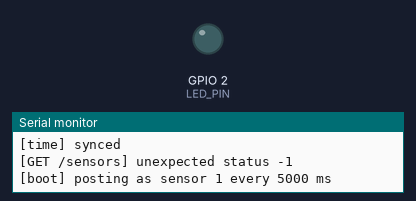
This program was run on a simulated ESP32. Shown: output pins drawn as LEDs (lit = HIGH), the last lines printed to the serial monitor. WiFi joins after 1.5 s; servers stay silent unless stated; uploads are accepted with an empty reply; the local clock reads 2024-03-15 10:24:30 at power-on unless the program sets it; random numbers use the default seed unless the program sets one.

Above: at 4.0 s.
At 5.24 s:
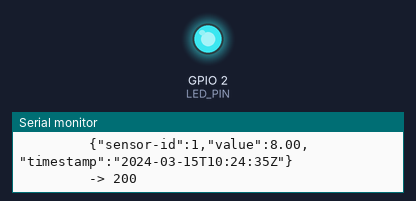
Timing chart, 0 to 9.3 s (numbered marks = the images above):
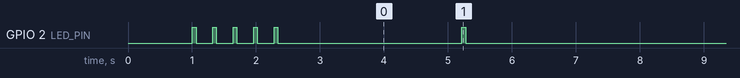

The program:

main.cpp
```cpp
#include <Arduino.h>
#include <WiFi.h>
#include <HTTPClient.h>
#include <ArduinoJson.h>
#include <time.h>

#ifndef API_BASE_URL
#define API_BASE_URL "https://your-tunnel.example.com"
#endif

#ifndef WIFI_SSID
#define WIFI_SSID "Wokwi-GUEST"
#endif

#ifndef WIFI_PASSWORD
#define WIFI_PASSWORD ""
#endif

#ifndef WIFI_CHANNEL
#define WIFI_CHANNEL 6
#endif

static const int LED_PIN = 2;
static const int SENSOR_ID = 1;
static const unsigned long POST_INTERVAL_MS = 5000;
static const int MAX_SENSORS = 16;

static unsigned long lastPostAt = 0;
static int activeSensorId = SENSOR_ID;
static float currentValue = 20.0f;

static void blink(int times) {
  for (int i = 0; i < times; i++) {
    digitalWrite(LED_PIN, HIGH);
    delay(60);
    digitalWrite(LED_PIN, LOW);
    delay(60);
  }
}

static void connectWifi() {
  if (WiFi.status() == WL_CONNECTED) {
    return;
  }

  Serial.printf("[wifi] connecting to %s\n", WIFI_SSID);
  WiFi.mode(WIFI_STA);
  WiFi.begin(WIFI_SSID, WIFI_PASSWORD, WIFI_CHANNEL);

  unsigned long startedAt = millis();
  while (WiFi.status() != WL_CONNECTED && millis() - startedAt < 20000UL) {
    blink(1);
    delay(200);
  }

  if (WiFi.status() == WL_CONNECTED) {
    Serial.printf("[wifi] connected, ip %s\n", WiFi.localIP().toString().c_str());
  } else {
    Serial.println("[wifi] connection failed");
  }
}

static void syncTime() {
  configTime(0, 0, "pool.ntp.org", "time.nist.gov");
  unsigned long startedAt = millis();
  while (time(nullptr) < 1600000000 && millis() - startedAt < 5000UL) {
    delay(250);
  }
  Serial.println(time(nullptr) >= 1600000000 ? "[time] synced" : "[time] not synced");
}

static void isoTimestamp(char *buffer, size_t size) {
  time_t now = time(nullptr);
  if (now < 1600000000) {
    snprintf(buffer, size, "1970-01-01T00:00:00Z");
    return;
  }
  strftime(buffer, size, "%Y-%m-%dT%H:%M:%SZ", gmtime(&now));
}

static int fetchSensors(int *ids, int max) {
  if (WiFi.status() != WL_CONNECTED) {
    return 0;
  }

  HTTPClient http;
  http.setTimeout(10000);
  http.begin(String(API_BASE_URL) + "/sensors");
  int code = http.GET();
  if (code != 200) {
    Serial.printf("[GET /sensors] unexpected status %d\n", code);
    http.end();
    return 0;
  }

  JsonDocument doc;
  if (deserializeJson(doc, http.getStream()) != DeserializationError::Ok) {
    Serial.println("[GET /sensors] invalid json");
    http.end();
    return 0;
  }

  int count = 0;
  for (JsonObject sensor : doc["sensors"].as<JsonArray>()) {
    int id = sensor["id"].as<int>();
    if (id > 0 && count < max) {
      ids[count++] = id;
    }
  }
  Serial.printf("[GET /sensors] found %d sensor(s)\n", count);
  http.end();
  return count;
}

static float randomReading() {
  currentValue += (random(0, 2401) - 1200) / 100.0f;
  currentValue = constrain(currentValue, -20.0f, 80.0f);
  return currentValue;
}

static void postReading() {
  if (WiFi.status() != WL_CONNECTED) {
    connectWifi();
    if (WiFi.status() != WL_CONNECTED) {
      return;
    }
  }

  char timestamp[24];
  isoTimestamp(timestamp, sizeof(timestamp));

  char payload[160];
  snprintf(payload, sizeof(payload),
           "{\"sensor-id\":%d,\"value\":%.2f,\"timestamp\":\"%s\"}",
           activeSensorId, randomReading(), timestamp);

  String url = String(API_BASE_URL) + "/sensors/" + String(activeSensorId) + "/readings";

  HTTPClient http;
  http.setTimeout(10000);
  http.begin(url);
  http.addHeader("Content-Type", "application/json");
  int code = http.POST((uint8_t *)payload, strlen(payload));

  Serial.printf("[POST] %s\n         %s\n         -> %d %s\n",
                url.c_str(), payload, code, http.getString().c_str());
  http.end();
  blink(1);
}

void setup() {
  pinMode(LED_PIN, OUTPUT);
  Serial.begin(115200);
  delay(1000);
  Serial.println("\n[boot] esp32 sensor pusher");

  connectWifi();
  syncTime();

  int ids[MAX_SENSORS];
  int count = fetchSensors(ids, MAX_SENSORS);
  if (count > 0) {
    activeSensorId = ids[random(0, count)];
  }
  Serial.printf("[boot] posting as sensor %d every %lu ms\n",
                activeSensorId, POST_INTERVAL_MS);
}

void loop() {
  if (millis() - lastPostAt < POST_INTERVAL_MS) {
    delay(100);
    return;
  }
  lastPostAt = millis();
  postReading();
}
```

Measured:
- by itself, GPIO 2 (LED_PIN): goes 4 × (LOW 0.26 s, HIGH 0.06 s), LOW 2.9 s, 24 × (HIGH 0.06 s, LOW 5.0 s), HIGH 0.06 s, then LOW
